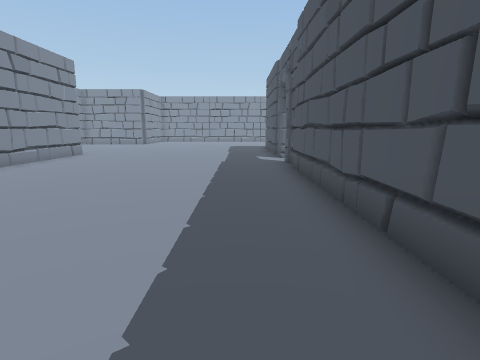
View 1 (above)

16 first-person views from a walk through a scene from a Unity 3-D project. The camera is 1.2 m above the floor, tilts 10° down and sees 80° across. The floor is counted in squares, 1 m on a side. Each view is taken from the middle of a square. On the plan, view 1 faces up. The plan holds only what a view shows up to about 13 squares ahead; the rest is blank. The place goes on beyond the plan.

View 2
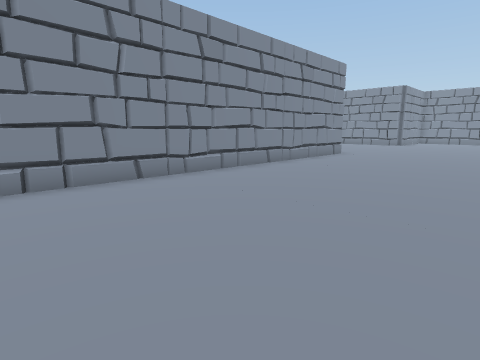

View 3
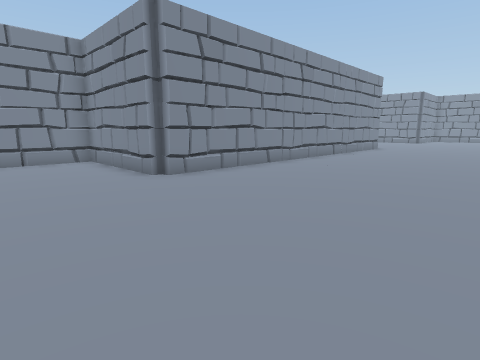

View 4
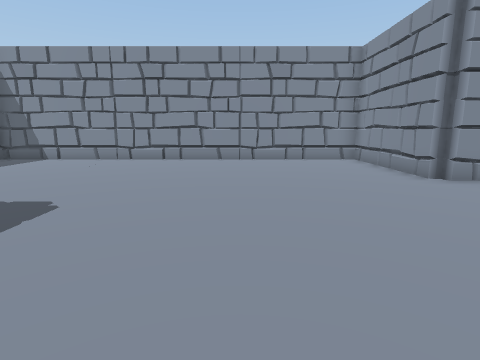

View 5
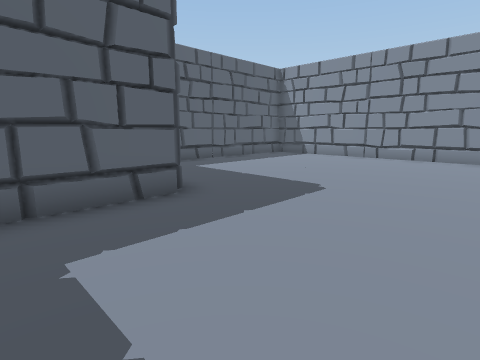

View 6
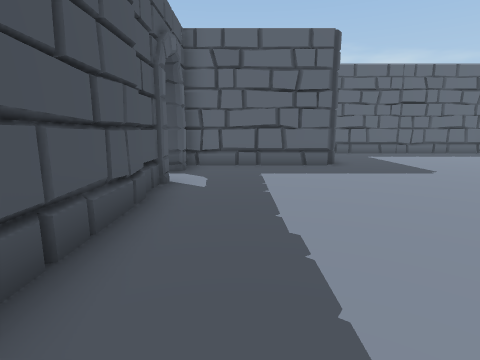

View 7
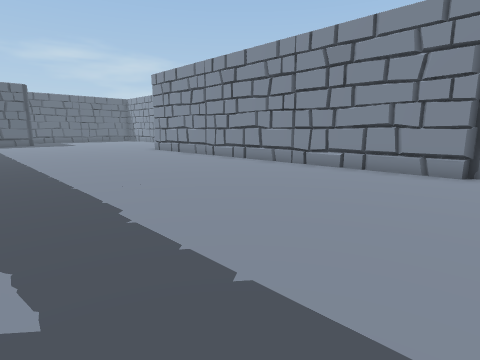

View 8
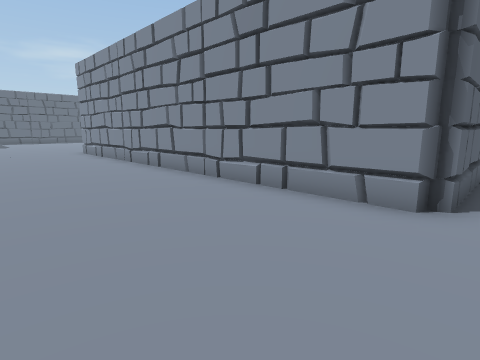

View 9
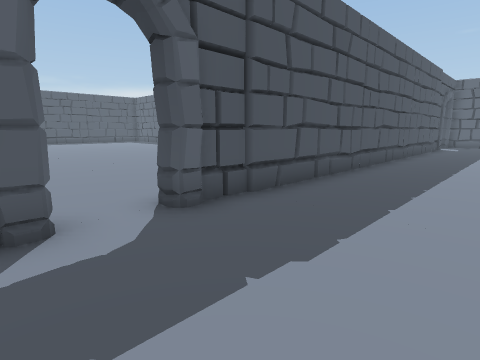

View 10
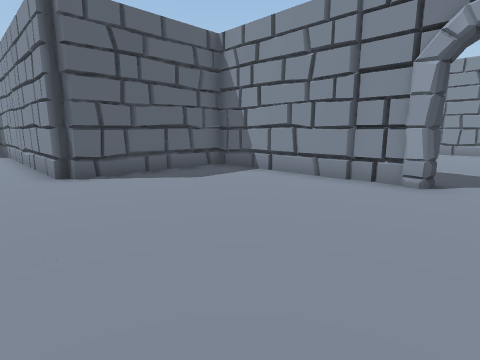

View 11
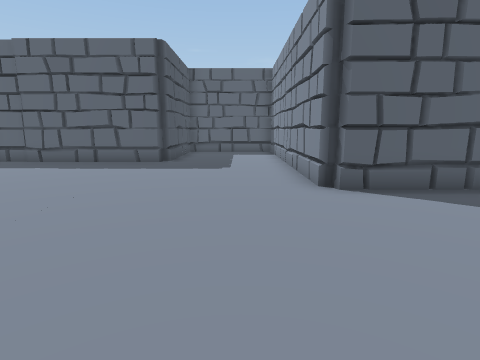

View 12
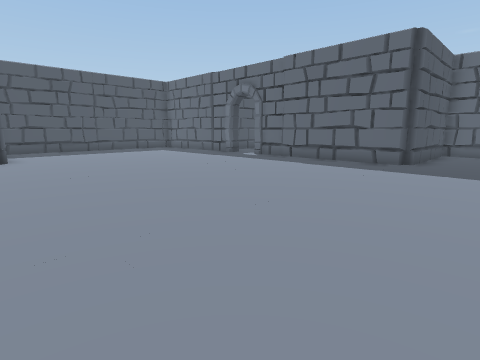

View 13
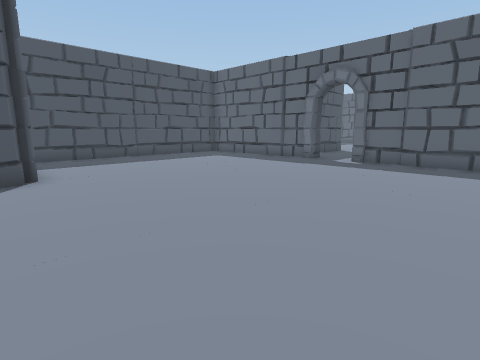

View 14
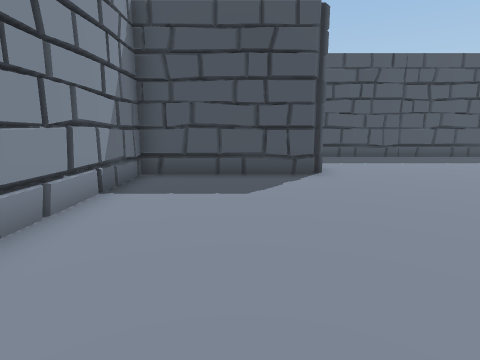

View 15
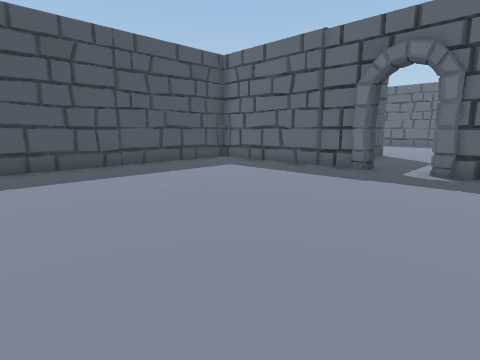

View 16
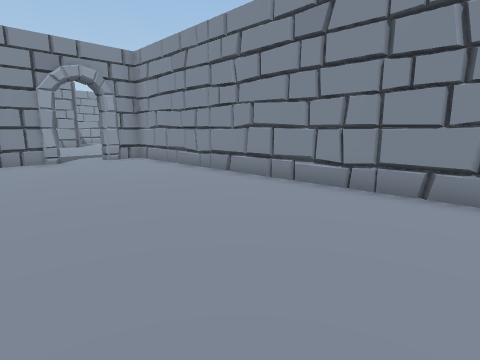

### Floor plan
Points are (right, up) in squares from view 1. A wall is a line through its corners. A room is listed if a view was taken in it or the views show most of it. See-through windows are left out.
Room 1 (views 1, 2, 3, 4, 5, 6, 7, 8, 9)
walls: (-8, -1.3) (-12.7, -1.3) (-12.7, -14.5); (1.7, -7.8) (1.7, 10.6); (-3.4, -11.1) (-3, -10.7) (1.7, -10.7) (1.7, -9.4); (-3.4, -11.1) (-2.9, -10.7); (1.7, 12.2) (1.7, 12.9); (-11.1, 14.3) (-8, 14.3) (-7.7, 13.9) (-7.7, -1)
ways out: opening at (2, 11.5) to room 2; opening at (2, -8.5)
Room 2 (views 10, 11, 12, 13, 14, 15, 16)
walls: (11.7, -1) (12.1, -0.7); (13.6, 13.7) (2.3, 13.7) (2.3, 12.3); (22.1, 8.6) (21.7, 9) (21.7, 13.7) (17, 13.7); (20.4, -0.7) (26.7, -0.7) (26.7, 8); (10.4, -5.7) (11.7, -5.7) (11.7, -1.1) (12, -0.7) (18.8, -0.7); (1.8, 9.1) (2.3, 9.1); (1.9, 10.8) (2.3, 10.6) (2.3, 4.3) (7, 4.3) (7.3, 3.9) (7.3, -5.1)
ways out: opening at (2, 11.5) to room 1; opening at (19.5, -1)

Where each view was taken, in squares from view 1:
view 1: 0 up, 0 right, facing up
view 2: 0 up, 1 left, facing up-left
view 3: 5 down, 1 left, facing up-left
view 4: 6 down, 1 left, facing left
view 5: 6 down, 0 right, facing down-left
view 6: 1 down, 0 right, facing down
view 7: 15 up, 1 right, facing down-left
view 8: 15 up, 3 left, facing down-left
view 9: 13 up, 2 left, facing down-right
view 10: 12 up, 9 right, facing down-left
view 11: 10 up, 9 right, facing down
view 12: 10 up, 9 right, facing down-right
view 13: 10 up, 14 right, facing down-right
view 14: 11 up, 14 right, facing right
view 15: 8 up, 17 right, facing down-right
view 16: 8 up, 14 right, facing up-left
